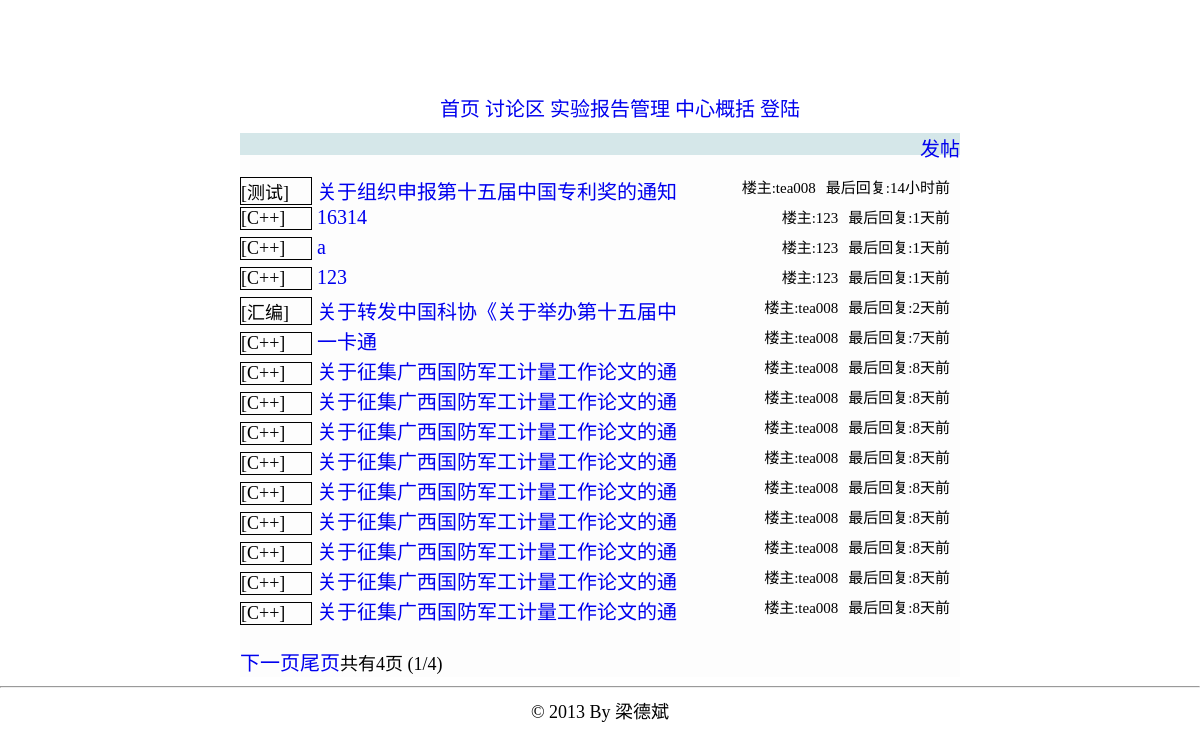
The app's page /bbs.php with its own data.
### tables this page shows
CREATE TABLE `topic` (
  `post_id` int(11) NOT NULL AUTO_INCREMENT,
  `sort` varchar(4) DEFAULT NULL,
  `title` varchar(80) NOT NULL,
  `author` varchar(12) DEFAULT NULL,
  `body` varchar(1000) NOT NULL,
  `post_time` datetime DEFAULT NULL,
  `last_floor` int(11) DEFAULT NULL,
  `last_reply_time` datetime DEFAULT NULL,
  `visible` tinyint(4) DEFAULT NULL,
  `enable_post` tinyint(4) DEFAULT NULL,
  `top` tinyint(4) DEFAULT NULL,
  PRIMARY KEY (`post_id`)
);

CREATE TABLE `sort` (
  `id` int(11) NOT NULL AUTO_INCREMENT,
  `name` varchar(10) DEFAULT NULL,
  PRIMARY KEY (`id`)
);

### bbs.php (the view, shortened to what this page needs)
<!DOCTYPE html PUBLIC "-//W3C//DTD XHTML 1.0 Transitional//EN" "http://www.w3.org/TR/xhtml1/DTD/xhtml1-transitional.dtd">
<html>
<head>
<link rel="stylesheet" type="text/css" href="./static/css/global.css"></link>
</head>
<?php
include './config.php';
$now = date ( "Y-m-d G:i:s" );
?>
<div style="background-image:url(./static/image/topback.jpg);width:1024px;height:80px;margin-left: auto; margin-right: auto;"></div>
<div class="sep3"></div>
<div
	style="margin-left: auto; margin-right: auto; min-width: 960px; text-align: center;">
	<ul class="heng" style="margin-top:10px;margin-bottom:5px;">
		<li><a href="./index.php">首页</a></li>
		<li><a href="./bbs.php">讨论区</a></li>
		<li><a href="./report.php">实验报告管理</a></li>
			<li><a href="./about_center.php">中心概括</a></li>
			<?php
			if (! isset ( $_SESSION ['user'] ) || NULL == $_SESSION ['user']) {
				echo "<li><a href='./login.php'>登陆</a></li>";
			} else {
				echo "<li><a href='./login.php?action=logout'>退出</a></li>";
			}
			?>
		</ul>
</div>
<div id='topMain'>
<?php
if (isset ( $_REQUEST ['topic'] )) {
	echo "<span style='height:30px;'>";
	echo "<a href=./bbs.php style=''>首页</a>";
	echo "</span>";
	$post_id = $_REQUEST ['topic'];
	$queryStr = sprintf ( "select  *  from topic,sort where post_id='%s' and topic.sort=sort.id", $post_id );
	$result = mysql_query ( $queryStr, $conn ) or die ( "查询失败:" . mysql_error () );
	if ($rel = mysql_fetch_array ( $result )) {
		echo "<span>>{$rel['name']}</span><br />";
		echo "<span class=post_title>{$rel['title']}</span>";
		echo "<br /><span style='font-size:16px;'>By {$rel['author']}</span>";
		echo "<span style='margin-left:50px;'>发表时间:{$rel['post_time']}<span>";
		echo '<hr />';
		echo '<div class=sep10></div>';
		echo '<pre style="width:720px;">';
		echo htmlspecialchars(stripslashes($rel ['body']));
		echo '</pre>';
		echo '<hr />';
		$page_size = 10;
		if (isset ( $_GET ['reply_page'] )) {
			$reply_page = intval ( $_GET ['reply_page'] );
		}
		else {
			$reply_page = 1;
		}
		$queryStr = sprintf ( "select  count(reply_id)  from reply where post_id='%s'", $post_id );
		$result2 = mysql_query ( $queryStr, $conn ) or die ( "查询失败:" . mysql_error () );
		$rel2 = mysql_fetch_array ( $result2 );
		$numrows = $rel2 [0];
		$reply_pages = intval ( $numrows / $page_size );
		if ($numrows % $page_size) {
			$reply_pages ++;
		}
		$prev = $reply_page - 1;
		$next = $reply_page + 1;
		$offset = $page_size * ($reply_page - 1);
		$queryStr = sprintf ( "select  *  from reply where post_id='%s'  order by floor asc limit %s,%s", $post_id, $offset, $page_size );
		$result3 = mysql_query ( $queryStr, $conn ) or die ( "查询失败:" . mysql_error () );
		if ($rel3 = mysql_fetch_array ( $result3 )) {
			do {
				echo '<div class=bg_color></div>';
				echo "<div class=author>";
				echo "<span >By {$rel3['author']}&nbsp&nbsp&nbsp&nbsp</span>";
				echo "<span >发表时间:{$rel3['reply_time']}&nbsp&nbsp&nbsp&nbsp<span>";
				echo "<span style='float:right;'>{$rel3['floor']}楼<span>";
				echo "</div>";
				echo "<pre>";
				echo htmlspecialchars(stripslashes($rel3['body']));
				echo "</pre>";
			} while ( $rel3 = mysql_fetch_array ( $result3 ) );
			echo '<br />';
			if ($reply_page > 1) {
				echo "<a href=./bbs.php?topic={$post_id}&reply_page=1>首页</a>";
				echo "<a href=./bbs.php?topic={$post_id}&reply_page={$prev}>上一页</a>";
			}
			if ($reply_page < $reply_pages) {
				echo "<a href=./bbs.php?topic={$post_id}&reply_page={$next}>下一页</a>";
				echo "<a href=./bbs.php?topic={$post_id}&reply_page={$reply_pages}>尾页</a>";
			}
			echo "共有{$reply_pages}页 ({$reply_page}/{$reply_pages})";
		} else {
		}
		echo '<div class=bg_color></div>';
		echo '<br />回复楼主<br />';
		echo "<form method='get' action='./bbs/post_deal.php'>";
		echo "<textarea name=reply_body cols=87 rows=5 style='width:720;height:80;'></textarea>";
		echo '<br />';
		echo "<input type=hidden name=action value=reply_post></input>";
		echo "<input type=hidden name=post_id value={$post_id}></input>";
		echo "<input class=button type=submit value=回帖></input>";
		echo '</form>';
	}
	else {
		echo '<br /><br />帖子不存在';
	}
}
else {
	echo "<span style='float:right;'><a href=./bbs/post.php?action=new_post>发帖</a></span>";
	echo "<div class=bg_color></div>";
	$page_size = 15;
	if (isset ( $_GET ['page'] )) {
		$page = intval ( $_GET ['page'] );
	}
	else {
		$page = 1;
	}
	$queryStr = sprintf ( "select  count(post_id)  from topic" );
	$result = mysql_query ( $queryStr, $conn ) or die ( "查询失败:" . mysql_error () );
	$rel = mysql_fetch_array ( $result );
	$numrows = $rel [0];
	$pages = intval ( $numrows / $page_size );
	if ($numrows % $page_size) {
		$pages ++;
	}
	$next = $page + 1;
	$offset = $page_size * ($page - 1);
	$queryStr = sprintf ( "select  post_id,sort,title,author,post_time,last_reply_time,last_floor,name  from topic,sort where visible='0' and topic.sort=sort.id  order by last_reply_time desc limit %s,%s", $offset, $page_size );
	$result = mysql_query ( $queryStr, $conn ) or die ( "查询失败:" . mysql_error () );
	if ($rel = mysql_fetch_array ( $result )) {
		echo '<br />';
		do {
			echo "<div class=bbs_topic_list>";
			echo "<span class=bbs_topic_list_sort >[{$rel['name']}]</span>";
			echo "<span class='title' >&nbsp<a href=./bbs.php?topic={$rel['post_id']}>";
			echo mb_substr($rel['title'], 0,18,'utf-8');
            echo "</a></span>";
			echo "<span style='float:right;font-size:15px;margin-right:10px'>最后回复:";
            $last_reply =  strtotime($now)-strtotime($rel['last_reply_time']) ;
            if ($last_reply<60)
            {
            	echo $last_reply;
            	echo '秒前';
            }
            else if ($last_reply<3600)
            {
            	echo floor($last_reply/60);
            	echo '分钟前';
            }
            else if ($last_reply<86400)
            {
            	echo floor($last_reply/3600);
            	echo '小时前';
            }
            else
           {
            	echo floor($last_reply/86400);
            	echo '天前';
            }
            echo "</span>";
			echo "<span style='float:right;font-size:15px;margin-right:10px'>楼主:{$rel['author']}</span>";
			echo '</div>';
		} while ( $rel = mysql_fetch_array ( $result ) );
	} else {
		echo '暂时还没有帖子';
	}
	echo '<br />';
	echo "<div style='height:30px;'>";
	if ($page < $pages) {
		echo "<a href=./bbs.php?page={$next}>下一页</a>";
		echo "<a href=./bbs.php?page={$pages}>尾页</a>";
	}
	echo "共有{$pages}页 ({$page}/{$pages})";
	echo "</div>";
}
?>
</div>
<div style="clear: both; text-align: center;">
	<hr />
	© 2013 By 梁德斌
</div>
</html>

### static/css/global.css (style rules this page uses)
#topMain { width: 720px; height: 40px; text-align: left; margin-left: auto; margin-right: auto; margin-bottom: 0px; margin-top: 0px; height:auto; background-color:rgb(253,253,253); }
a { text-decoration:none; }
.sep3 { height: 3px; }
.title { font-size:20px; }
a { font-size:20px; }
.bg_color { height:22px; background-color:rgb(213, 231, 233); }
ul { font-size:20px; }
ul li { min-height:30px; }
.heng li { display:inline; // min-height:35px; }
.heng { min-height:35px; }
.bbs_topic_list { min-height:30px; border-top:1px; border-bottom:1px; // border-top-style:solid; // border-bottom-style:solid; }
.bbs_topic_list_sort { display:inline-block; width:70px; border:1px; border-style:solid; }

### records on screen
topic: sort.name "测试", title "关于组织申报第十五届中国专利奖的通知", floor($last_reply/3600) "14", author "tea008"
topic: sort.name "C++", title "16314", floor($last_reply/86400) "1", author "123"
topic: sort.name "C++", title "a", floor($last_reply/86400) "1", author "123"
topic: sort.name "C++", title "123", floor($last_reply/86400) "1", author "123"
topic: sort.name "汇编", title "关于转发中国科协《关于举办第十五届中", floor($last_reply/86400) "2", author "tea008"
topic: sort.name "C++", title "一卡通", floor($last_reply/86400) "7", author "tea008"
topic: sort.name "C++", title "关于征集广西国防军工计量工作论文的通", floor($last_reply/86400) "8", author "tea008"
topic: sort.name "C++", title "关于征集广西国防军工计量工作论文的通", floor($last_reply/86400) "8", author "tea008"
topic: sort.name "C++", title "关于征集广西国防军工计量工作论文的通", floor($last_reply/86400) "8", author "tea008"
topic: sort.name "C++", title "关于征集广西国防军工计量工作论文的通", floor($last_reply/86400) "8", author "tea008"
topic: sort.name "C++", title "关于征集广西国防军工计量工作论文的通", floor($last_reply/86400) "8", author "tea008"
topic: sort.name "C++", title "关于征集广西国防军工计量工作论文的通", floor($last_reply/86400) "8", author "tea008"
topic: sort.name "C++", title "关于征集广西国防军工计量工作论文的通", floor($last_reply/86400) "8", author "tea008"
topic: sort.name "C++", title "关于征集广西国防军工计量工作论文的通", floor($last_reply/86400) "8", author "tea008"
topic: sort.name "C++", title "关于征集广西国防军工计量工作论文的通", floor($last_reply/86400) "8", author "tea008"

### other values on screen
$pages "4"
$page "1"
